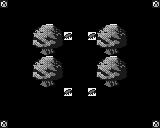

Rendered tile map (Tiled .tmx) drawn with the repository's tilesets; below, a short description and the full map source, tile grids included:
An orthogonal 20x16 tile map with 8x8 px tiles, 3 tile layers (Background, Collision, Overlap).

<map version="1.0" orientation="orthogonal" renderorder="right-down" width="20" height="16" tilewidth="8" tileheight="8" nextobjectid="1">
 <tileset firstgid="1" name="char_sheet" tilewidth="8" tileheight="8" tilecount="1024">
  <image source="char_sheet.png" width="256" height="256" />
 </tileset>
 <layer name="Background" width="20" height="16">
  <data encoding="csv">
63,0,0,0,0,0,0,0,0,0,0,0,0,0,0,0,0,0,0,63,
0,0,0,0,0,0,0,0,0,0,0,0,0,0,0,0,0,0,0,0,
0,0,0,0,0,0,0,0,0,0,0,0,0,0,0,0,0,0,0,0,
0,0,0,0,0,0,0,0,0,0,0,0,0,0,0,0,0,0,0,0,
0,0,0,0,0,0,0,0,0,0,0,0,0,0,0,0,0,0,0,0,
0,0,0,0,0,0,0,0,0,0,0,0,0,0,0,0,0,0,0,0,
0,0,0,0,0,0,0,0,0,0,0,0,0,0,0,0,0,0,0,0,
0,0,0,0,0,0,0,0,0,0,0,0,0,0,0,0,0,0,0,0,
0,0,0,0,0,0,0,0,0,0,0,0,0,0,0,0,0,0,0,0,
0,0,0,0,0,0,0,0,0,0,0,0,0,0,0,0,0,0,0,0,
0,0,0,0,0,0,0,0,0,0,0,0,0,0,0,0,0,0,0,0,
0,0,0,0,0,0,0,0,0,0,0,0,0,0,0,0,0,0,0,0,
0,0,0,0,0,0,0,0,0,0,0,0,0,0,0,0,0,0,0,0,
0,0,0,0,0,0,0,0,0,0,0,0,0,0,0,0,0,0,0,0,
0,0,0,0,0,0,0,0,0,0,0,0,0,0,0,0,0,0,0,0,
63,0,0,0,0,0,0,0,0,0,0,0,0,0,0,0,0,0,0,63
</data>
 </layer>
 <layer name="Collision" width="20" height="16">
  <data encoding="csv">
0,0,0,0,0,0,0,0,0,0,0,0,0,0,0,0,0,0,0,0,
0,0,0,0,0,0,0,0,0,0,0,0,0,0,0,0,0,0,0,0,
0,0,0,0,0,0,0,0,0,0,0,0,0,0,0,0,0,0,0,0,
0,0,0,0,0,0,0,0,0,0,0,0,0,0,0,0,0,0,0,0,
0,0,0,0,0,0,0,0,473,0,0,473,0,0,0,0,0,0,0,0,
0,0,0,0,405,406,407,408,0,0,0,0,405,406,407,408,0,0,0,0,
0,0,0,0,0,439,440,0,0,0,0,0,0,439,440,0,0,0,0,0,
0,0,0,0,0,0,0,0,0,0,0,0,0,0,0,0,0,0,0,0,
0,0,0,0,0,0,0,0,0,0,0,0,0,0,0,0,0,0,0,0,
0,0,0,0,405,406,407,408,0,0,0,0,405,406,407,408,0,0,0,0,
0,0,0,0,0,439,440,0,0,0,0,0,0,439,440,0,0,0,0,0,
0,0,0,0,0,0,0,0,473,0,0,473,0,0,0,0,0,0,0,0,
0,0,0,0,0,0,0,0,0,0,0,0,0,0,0,0,0,0,0,0,
0,0,0,0,0,0,0,0,0,0,0,0,0,0,0,0,0,0,0,0,
0,0,0,0,0,0,0,0,0,0,0,0,0,0,0,0,0,0,0,0,
0,0,0,0,0,0,0,0,0,0,0,0,0,0,0,0,0,0,0,0
</data>
 </layer>
 <layer name="Overlap" width="20" height="16">
  <data encoding="csv">
0,0,0,0,0,0,0,0,0,0,0,0,0,0,0,0,0,0,0,0,
0,0,0,0,0,0,0,0,0,0,0,0,0,0,0,0,0,0,0,0,
0,0,0,0,0,0,0,0,0,0,0,0,0,0,0,0,0,0,0,0,
0,0,0,0,341,342,343,344,0,0,0,0,341,342,343,344,0,0,0,0,
0,0,0,0,373,374,375,376,0,0,0,0,373,374,375,376,0,0,0,0,
0,0,0,0,0,0,0,0,0,0,0,0,0,0,0,0,0,0,0,0,
0,0,0,0,0,0,0,0,0,0,0,0,0,0,0,0,0,0,0,0,
0,0,0,0,341,342,343,344,0,0,0,0,341,342,343,344,0,0,0,0,
0,0,0,0,373,374,375,376,0,0,0,0,373,374,375,376,0,0,0,0,
0,0,0,0,0,0,0,0,0,0,0,0,0,0,0,0,0,0,0,0,
0,0,0,0,0,0,0,0,0,0,0,0,0,0,0,0,0,0,0,0,
0,0,0,0,0,0,0,0,0,0,0,0,0,0,0,0,0,0,0,0,
0,0,0,0,0,0,0,0,0,0,0,0,0,0,0,0,0,0,0,0,
0,0,0,0,0,0,0,0,0,0,0,0,0,0,0,0,0,0,0,0,
0,0,0,0,0,0,0,0,0,0,0,0,0,0,0,0,0,0,0,0,
0,0,0,0,0,0,0,0,0,0,0,0,0,0,0,0,0,0,0,0
</data>
 </layer>
</map>
